Frame 1 (no input): blank canvas, image omitted
Frame 60 (no input): blank canvas, image omitted
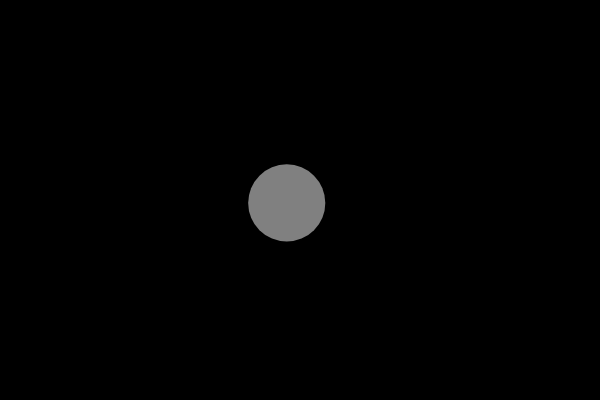
Frame 120 (the mouse pressed at the canvas centre since frame 60)

The p5.js sketch whose frames 1 and 60 were blank and that drew this single picture after the mouse press (run headless with seeded random() and noise() and a simulated clock; from frame 60 on, the mouse is pressed at the canvas centre):

// p5.js sketch
// ── sketch.js
let bubbles = []

var bubble_num = 5

function setup()
{
	colorMode(RGB, 1)
	createCanvas(600, 400)

	// for (let i = 0; i < bubble_num; i++)
	// {
	// 	let x = random(width)
	// 	let y = random(height)
	// 	let r = random(10, 40)


	// 	bubbles[i] = new Bubble(x, y ,r)
	// }




	//print(bubble.x, bubble.y)


}


function draw()
{
	background(0)


	for (let i = 0; i < bubbles.length; i++)
	{
		bubbles[i].move()
		bubbles[i].show()
	}

}



function Bubble(x, y ,radius)
{
	this.x = x
	this.y = y


	this.move = function()
	{
		this.x += random(-5, 5)
		this.y += random(-5, 5)
		this.r = radius
	}

	this.show = function()
	{
		noStroke(0)
		fill(1, 0.5)

		ellipse(this.x, this.y, this.r * 2 )
	}

}

function mousePressed()
{
	let r = random(10, 50)

	let b = new Bubble(mouseX, mouseY, r)

	bubbles.push(b)
}
